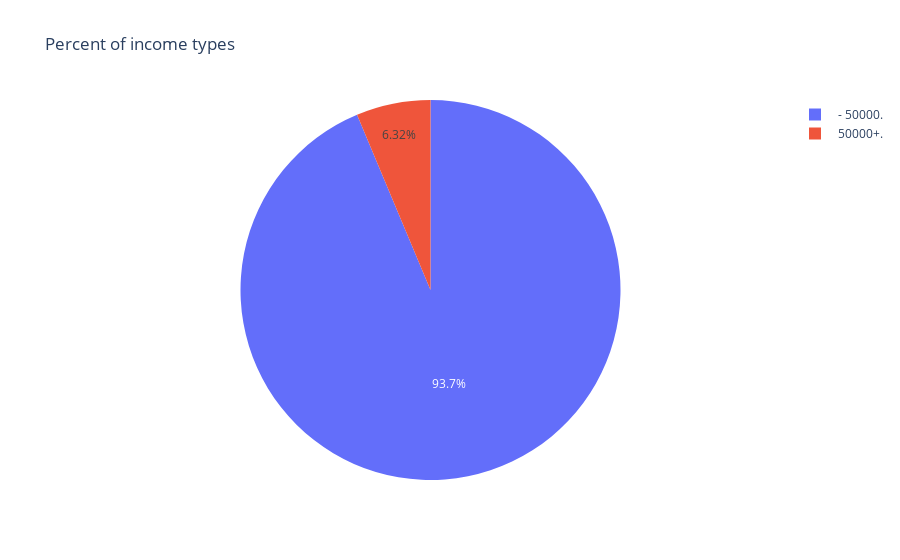

Notebook code for this chart:
### Code cell
ds = train_data['total_person_income'].value_counts().reset_index()
ds.columns = [
    'income_type', 
    'percent']

ds['percent'] /= len(train_data)
fig = px.pie(
    ds,
    names='income_type',
    values='percent',
    title='Percent of income types'
)
fig.show()

### Figure 1 — Plotly figure (JSON) as saved in the notebook; plotly's stock layout.template omitted (floating-point values rounded to 4 significant figures)
{"data": [{"domain": {"x": [0, 1], "y": [0, 1]}, "hovertemplate": "income_type=%{label}<br>percent=%{value}<extra></extra>", "labels": [" - 50000.", " 50000+."], "legendgroup": "", "name": "", "showlegend": true, "type": "pie", "values": [0.9368, 0.06318]}], "layout": {"legend": {"tracegroupgap": 0}, "title": {"text": "Percent of income types"}}}
